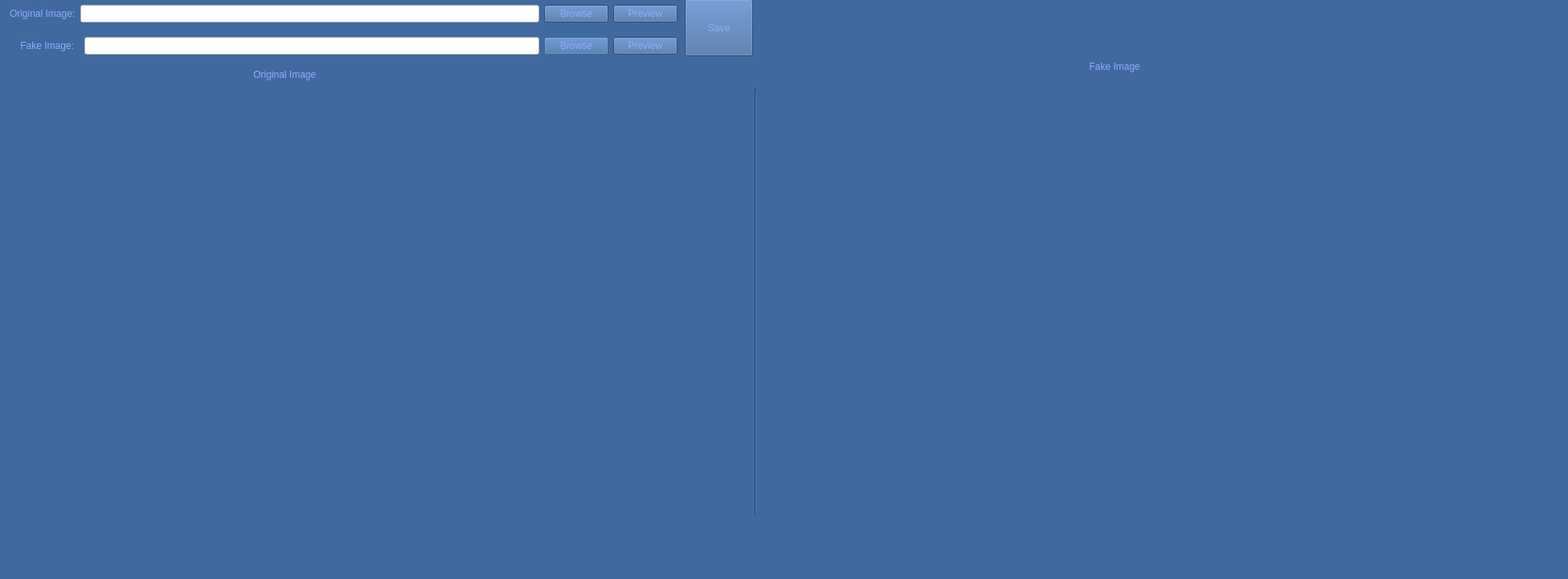
<?xml version="1.0" encoding="UTF-8"?>
<ui version="4.0">
 <class>NewUpload2</class>
 <widget class="QDialog" name="NewUpload2">
  <property name="geometry">
   <rect>
    <x>0</x>
    <y>0</y>
    <width>1951</width>
    <height>721</height>
   </rect>
  </property>
  <property name="windowTitle">
   <string>Dialog</string>
  </property>
  <property name="styleSheet">
   <string notr="true">background-color: rgb(64, 105, 159);</string>
  </property>
  <widget class="QLabel" name="Orignial_viewer">
   <property name="geometry">
    <rect>
     <x>2</x>
     <y>110</y>
     <width>930</width>
     <height>540</height>
    </rect>
   </property>
   <property name="autoFillBackground">
    <bool>false</bool>
   </property>
   <property name="text">
    <string/>
   </property>
   <property name="wordWrap">
    <bool>false</bool>
   </property>
  </widget>
  <widget class="QWidget" name="layoutWidget_2">
   <property name="geometry">
    <rect>
     <x>12</x>
     <y>39</y>
     <width>831</width>
     <height>36</height>
    </rect>
   </property>
   <layout class="QHBoxLayout" name="horizontalLayout_3">
    <item>
     <widget class="QLabel" name="fakeImageLabel">
      <property name="styleSheet">
       <string notr="true">color: rgb(144, 170, 255);</string>
      </property>
      <property name="text">
       <string>    Fake Image:  </string>
      </property>
     </widget>
    </item>
    <item>
     <widget class="QLineEdit" name="fakeImage_lineEdit">
      <property name="styleSheet">
       <string notr="true">background-color: rgb(255, 255, 255);</string>
      </property>
     </widget>
    </item>
    <item>
     <widget class="QPushButton" name="BrowseButton_fake">
      <property name="styleSheet">
       <string notr="true">color: rgb(144, 170, 255);</string>
      </property>
      <property name="text">
       <string>Browse</string>
      </property>
     </widget>
    </item>
    <item>
     <widget class="QPushButton" name="UploadButton_fake">
      <property name="styleSheet">
       <string notr="true">color: rgb(144, 170, 255);</string>
      </property>
      <property name="text">
       <string>Preview</string>
      </property>
     </widget>
    </item>
   </layout>
  </widget>
  <widget class="QLabel" name="label_5">
   <property name="geometry">
    <rect>
     <x>1342</x>
     <y>69</y>
     <width>131</width>
     <height>27</height>
    </rect>
   </property>
   <property name="styleSheet">
    <string notr="true">color: rgb(144, 170, 255);</string>
   </property>
   <property name="text">
    <string>    Fake Image  </string>
   </property>
  </widget>
  <widget class="QLabel" name="Fake_viewer">
   <property name="geometry">
    <rect>
     <x>952</x>
     <y>110</y>
     <width>930</width>
     <height>540</height>
    </rect>
   </property>
   <property name="autoFillBackground">
    <bool>false</bool>
   </property>
   <property name="styleSheet">
    <string notr="true"/>
   </property>
   <property name="text">
    <string/>
   </property>
   <property name="wordWrap">
    <bool>false</bool>
   </property>
  </widget>
  <widget class="QLabel" name="label_4">
   <property name="enabled">
    <bool>true</bool>
   </property>
   <property name="geometry">
    <rect>
     <x>302</x>
     <y>79</y>
     <width>131</width>
     <height>27</height>
    </rect>
   </property>
   <property name="styleSheet">
    <string notr="true">color: rgb(144, 170, 255);</string>
   </property>
   <property name="text">
    <string>    Original Image  </string>
   </property>
  </widget>
  <widget class="QWidget" name="layoutWidget">
   <property name="geometry">
    <rect>
     <x>12</x>
     <y>-1</y>
     <width>831</width>
     <height>36</height>
    </rect>
   </property>
   <layout class="QHBoxLayout" name="horizontalLayout">
    <item>
     <widget class="QLabel" name="originalImageLabel">
      <property name="styleSheet">
       <string notr="true">color: rgb(144, 170, 255);</string>
      </property>
      <property name="frameShape">
       <enum>QFrame::NoFrame</enum>
      </property>
      <property name="text">
       <string>Original Image:</string>
      </property>
     </widget>
    </item>
    <item>
     <widget class="QLineEdit" name="OriginalImage_lineEdit">
      <property name="styleSheet">
       <string notr="true">background-color: rgb(255, 255, 255);</string>
      </property>
     </widget>
    </item>
    <item>
     <widget class="QPushButton" name="BrowseButton_Original">
      <property name="styleSheet">
       <string notr="true">color: rgb(144, 170, 255);</string>
      </property>
      <property name="text">
       <string>Browse</string>
      </property>
     </widget>
    </item>
    <item>
     <widget class="QPushButton" name="UploadButton_Original">
      <property name="styleSheet">
       <string notr="true">color: rgb(144, 170, 255);</string>
      </property>
      <property name="text">
       <string>Preview</string>
      </property>
     </widget>
    </item>
   </layout>
  </widget>
  <widget class="QPushButton" name="saveButton">
   <property name="geometry">
    <rect>
     <x>852</x>
     <y>-1</y>
     <width>85</width>
     <height>71</height>
    </rect>
   </property>
   <property name="styleSheet">
    <string notr="true">color: rgb(144, 170, 255);</string>
   </property>
   <property name="text">
    <string>Save</string>
   </property>
  </widget>
  <widget class="Line" name="line">
   <property name="geometry">
    <rect>
     <x>930</x>
     <y>110</y>
     <width>20</width>
     <height>531</height>
    </rect>
   </property>
   <property name="orientation">
    <enum>Qt::Vertical</enum>
   </property>
  </widget>
 </widget>
 <resources/>
 <connections/>
</ui>
